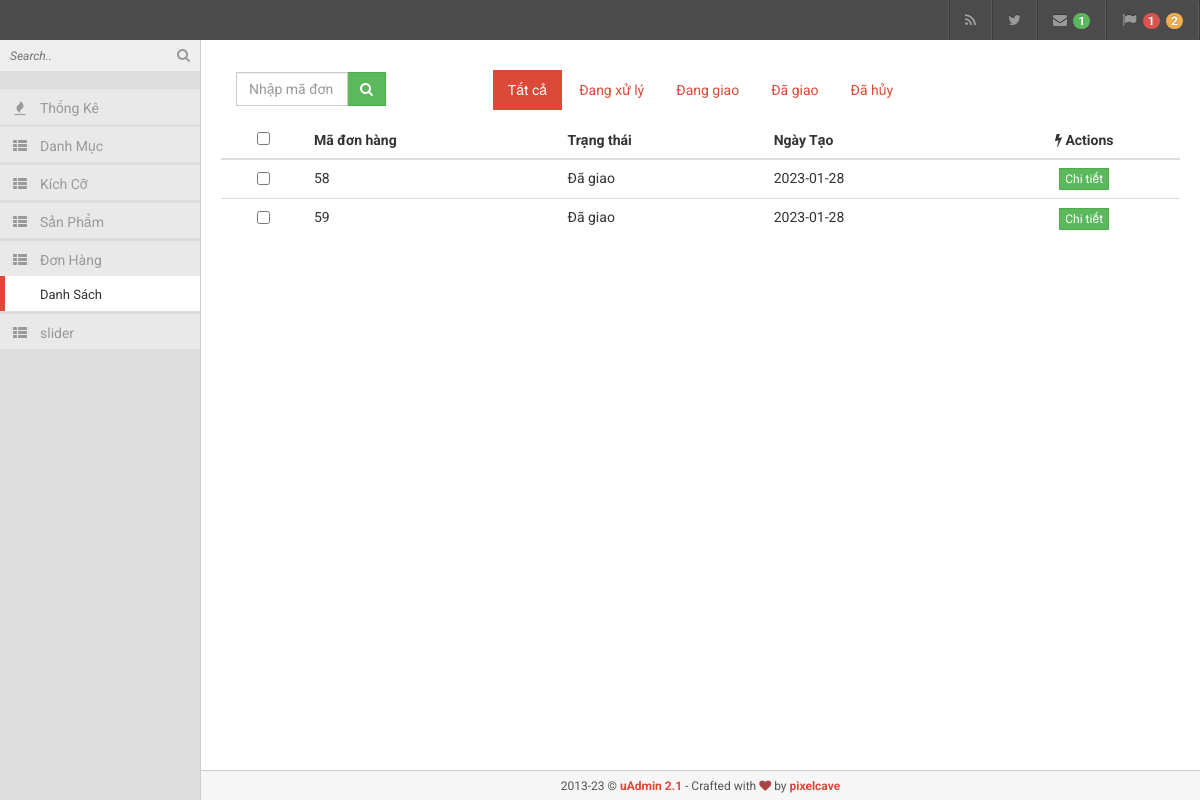
The page /ecommerce/admin.php?page=order_list on the database its author committed.
### tables this page shows
CREATE TABLE `orders` (
  `id` int(11) NOT NULL,
  `account_id` int(11) NOT NULL,
  `created_on` date NOT NULL DEFAULT current_timestamp(),
  `shipped_on` date DEFAULT NULL,
  `status` varchar(100) NOT NULL,
  `pay_status` varchar(255) NOT NULL,
  `payment` varchar(100) NOT NULL,
  `note` text DEFAULT '',
  `fullname` varchar(255) NOT NULL,
  `address` varchar(255) NOT NULL,
  `email` varchar(255) NOT NULL,
  `phone_number` int(11) NOT NULL,
  `subtotal` int(20) NOT NULL
);

### ecommerce/admin.php (called while the page is built, shortened)
<?php
$page = isset($_GET['page']) ? $_GET['page'] : "";
switch ($page) {
    case "order_list":
        require_once "business/order.php";
        break;
}
include_once "admin/layout.php";

### ecommerce/business/order.php (called while the page is built, shortened)
<?php
require_once __DIR__ . '/database.php';
class Order extends Database
{
    public $table = "orders";
    public function init()
    {
        $action = isset($_POST['action']) ? $_POST['action'] : "";
        switch ($action) {
            default:
                if (isset($_GET['page']) && $_GET['page'] == "order_detail") {
                    $this->order_id = $_GET['order_id'];
                    $order_details = $this->order_get_detail();
                    $order = $this->order_get_one($_GET['order_id']);
                    global $order_total;
                    $order_total = 0;
                    foreach ($order_details as $item) {
                        extract($item);
                        $order_total += $quantity * $unit_price;
                    }
                    $VIEW = "admin/view/order/order_detail.php";
                } else {
                    if (isset($_GET['status'])) {
                        $this->status = $_GET['status'];
                        $orders = $this->order_get_all_by_status();
                    } else {
                        $orders = $this->order_get_all();
                    }
                }
        }
    }
    public function order_get_all()
    {
        $sql = "SELECT * FROM $this->table";
        return $this->pdo_query($sql);
    }
}
$order = new order();
$order->init();

### ecommerce/business/database.php (called while the page is built, shortened)
<?php
class Database
{
    protected $conn;
    public function __construct()
    {
        $DATABASE_NAME = DATABASE_NAME;
        $dburl = "mysql:host=localhost;dbname=$DATABASE_NAME;charset=utf8";
        $username = DATABASE_USER_NAME;
        $password = DATABASE_PASSWORD;
        $this->conn = new PDO($dburl, $username, $password);
        $this->conn->setAttribute(PDO::ATTR_ERRMODE, PDO::ERRMODE_EXCEPTION);
    }
    public function pdo_query($sql)
    {
        $sql_args = array_slice(func_get_args(), 1);
        try {
            $stmt = $this->conn->prepare($sql);
            $stmt->execute($sql_args);
            $rows = $stmt->fetchAll(PDO::FETCH_ASSOC);
            return $rows;
        } catch (PDOException $e) {
            throw $e;
        }
    }
}

### ecommerce/admin/view/order/order_list.php (the view)
<div id="status_menu">
    <div class="col-md-3">
        <div class="input-group" style="width:150px">
            <input type="text" name="OrderId" class="form-control" placeholder="Nhập mã đơn">
            <span class="input-group-btn">
                <button class="btn btn-success search"><i class="fa fa-search"></i></button>
            </span>
        </div>
    </div>
    <ul style="width:fit-content;margin:10px auto" class="nav nav-pills">
        <li <?php echo !isset($_GET['status']) ? "class='active'" : "" ?>><a href="?page=order_list">Tất cả</a></li>
        <li <?php echo isset($_GET['status']) && $_GET['status'] === "Đang xử lý" ? "class='active'" : "" ?>><a href="?page=order_list&status=Đang xử lý">Đang xử lý</a></li>
        <li <?php echo isset($_GET['status']) && $_GET['status'] === "Đang giao" ? "class='active'" : "" ?>><a href="?page=order_list&status=Đang giao">Đang giao</a></li>
        <li <?php echo isset($_GET['status']) && $_GET['status'] === "Đã giao" ? "class='active'" : "" ?>><a href="?page=order_list&status=Đã giao">Đã giao</a></li>
        <li <?php echo isset($_GET['status']) && $_GET['status'] === "Đã hủy" ? "class='active'" : "" ?>><a href="?page=order_list&status=Đã hủy">Đã hủy</a></li>
    </ul>
</div>
<?php if (count($orders) !== 0) : ?>
    <table class="table">
        <thead>
            <tr>
                <th class="cell-small text-center" data-toggle="tooltip" title="" data-original-title="Toggle all!"><input type="checkbox" id="check1-all" name="check1-all"></th>
                <th class="hidden-xs hidden-sm">Mã đơn hàng</th>
                <th class="hidden-xs hidden-sm">Trạng thái</th>
                <th class="hidden-xs hidden-sm">Ngày Tạo</th>
                <th class="text-center"><i class="fa fa-bolt"></i> Actions</th>
            </tr>
        </thead>
        <tbody>
            <?php foreach ($orders as $order) : extract($order); ?>
                <tr>
                    <td class="text-center"><input type="checkbox" name="check1-td1"></td>
                    <td class="hidden-xs hidden-sm"><?php echo $id ?></td>
                    <td><?php echo $status ?></td>
                    <td><?php echo $created_on ?></td>
                    <td class="text-center">
                        <div class="btn-group">
                            <a href="?page=order_detail&order_id=<?php echo $id ?>" class="btn btn-xs btn-success">Chi tiết</a>
                        </div>
                    </td>
                </tr>
            <?php endforeach; ?>
        </tbody>
    </table>
<?php else : ?>
    <h1 style="text-align: center;margin-top:70px">Không có đơn hàng !</h1>
<?php endif; ?>

### ecommerce/admin/css/main.css (style rules this page uses)
body { background-color: #f9f9f9; color: #333; font-family: Roboto, "Helvetica Neue", Helvetica, Arial, sans-serif; }
.text-center { text-align: center !important; }
.nav-pills > li.active > a, .nav-pills > li.active > a:hover, .nav-pills > li.active > a:focus { background-color: #db4a39; }
input, button, select, textarea { font-family: Roboto, "Helvetica Neue", Helvetica, Arial, sans-serif; }
.form-control { -webkit-transition: none; transition: none; }
.input-group { margin: 2px 0; }
.form-control { margin: 0 0 2px; }
.input-group .form-control { margin: 0; }
.cell-small { width: 85px; }
.navbar, .pager li > a, .pager li > span, .nav-tabs > li > a, .nav-pills > li > a, .label, .well, .alert, .modal-content, .progress, .popover, .thumbnail, .dropdown-menu, .table-bordered, .table-bordered th, .table-bordered td, .input-group-addon, .btn, .tooltip-inner, .form-control, .pagination > li:first-child > a, .pagination > li:first-child > span, .pagination > li:last-child > a, .pagination > li:last-child > span, .popover-title, .panel, .list-group-item:first-child, .list-group-item:last-child { -webkit-border-radius: 0 !important; -moz-border-radius: 0 !important; border-radius: 0 !important; }

### rows shown on the page
orders: id "58", status "Đã giao", created_on "2023-01-28"
orders: id "59", status "Đã giao", created_on "2023-01-28"

### other values the page prints
$link['name'] "Thống Kê"
$link['name'] "Danh Mục"
$link['name'] "Kích Cỡ"
$link['name'] "Sản Phẩm"
$link['name'] "Đơn Hàng"
$sub_link['name'] "Danh Sách"
$link['name'] "slider"
$template['name'] "uAdmin"
$template['version'] "2.1"
